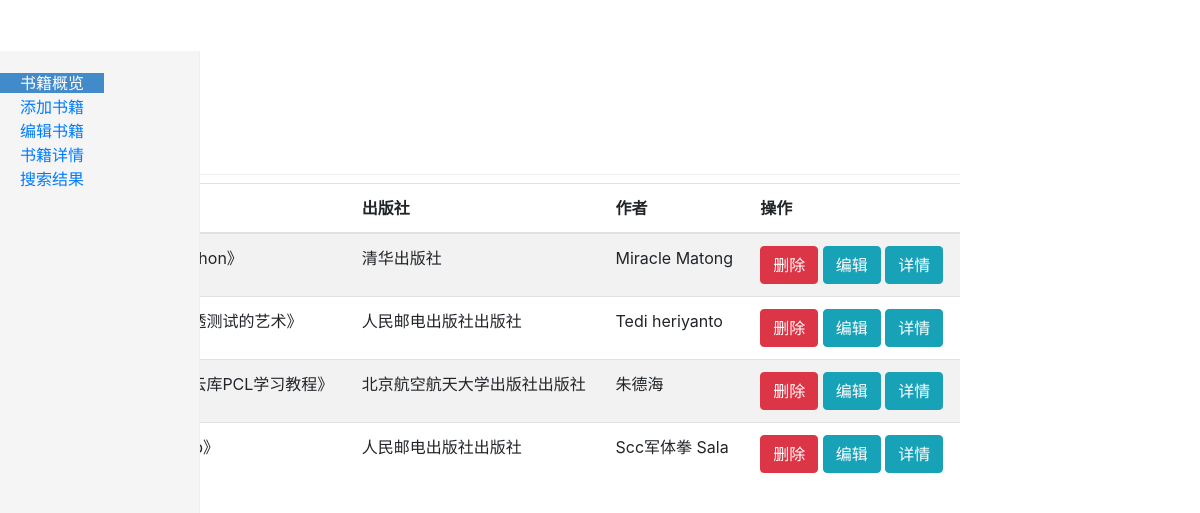
/book/, run on the app's committed database.
### app/models.py (models this page shows)
class Book(models.Model):
    name = models.CharField(max_length=32)
    publish = models.ForeignKey(to=Publish, to_field='id', on_delete=models.CASCADE, null=True)
    category = models.ForeignKey(to=Category, to_field='id', on_delete=models.CASCADE, null=True)
    author = models.ManyToManyField(to=Author)

class Publish(models.Model):
    name = models.CharField(max_length=32)
    city = models.CharField(max_length=32, null=True, default="不详")
    tel = models.CharField(max_length=32, null=True, default="不详")
    email = models.EmailField(max_length=32, null=True, default="不详")
    description = models.CharField(max_length=32, null=True, default="无")

class Author(models.Model):
    name = models.CharField(max_length=32)
    description = models.CharField(max_length=32, null=True, default="无")
    age = models.IntegerField(null=True, default=0)
    country = models.CharField(max_length=32, null=True, default="不详")
    postcode = models.CharField(max_length=7, null=True, default='不详')

### app/views.py (the view)
# urls.py: path('book/', views.book),
def book(request):
    publishs = Publish.objects.all()
    books = Book.objects.all()
    authors = Author.objects.all()
    context = {
        'publishs': publishs,
        'books': books,
        'authors': authors
    }
    return render(request, 'book.html', context)

### templates/book.html (shortened to what this page needs)
<!DOCTYPE html>
<html lang="zh-CN">
<head>
    <link rel="stylesheet" href="/static/bs/css/bootstrap.css">
    <link href="/static/css/dashboard.css" rel="stylesheet">
</head>
<body>
<nav class="navbar navbar-inverse navbar-fixed-top">
    <div class="container-fluid">
        <div class="navbar-header">
            <button type="button" class="navbar-toggle collapsed" data-toggle="collapse" data-target="#navbar"
                    aria-expanded="false" aria-controls="navbar">
            </button>
            <a class="navbar-brand" href="/book/">Books Manage</a>
        </div>
    </div>
</nav>
<div class="container-fluid">
    <div class="row">
        <div class="col-sm-3 col-md-2 sidebar">
            <ul class="nav nav-sidebar">
                <li {% block active_book %}class="active" {% endblock %}><a href="/book/">书籍概览 <span class="sr-only">(current)</span></a></li>
                <li {% block active_addbook %} {% endblock %}><a href="/addbook/">添加书籍</a></li>
                <li {% block active_editbook %} {% endblock %}><a href="#">编辑书籍</a></li>
                <li {% block active_details %} {% endblock %}><a href="#">书籍详情</a></li>
                <li {% block active_searchbook %} {% endblock %}><a href="/searchbook/">搜索结果</a></li>
            </ul>
        </div>
        <div class="col-sm-9 col-sm-offset-3 col-md-10 col-md-offset-2 main">
            <h2 class="sub-header">{% block title %}书籍概览{% endblock %}</h2>
            {% block table %}
            <div class="table-responsive">
                    <table class="table table-striped table-hover">
                        <thead>
                        <tr>
                            <th>类别</th>
                            <th>书名</th>
                            <th>出版社</th>
                            <th>作者</th>
                            <th>操作</th>
                        </tr>
                        </thead>
                        <tbody>
                        {% for book in books %}
                            <tr>
                                <td>{{ book.category.name }}</td>
                                <td>《{{ book.name }}》</td>
                                <td>{{ book.publish.name }}出版社</td>
                                <td>
                                    {% for author in book.author.all %}
                                        {{ author.name }}
                                    {% endfor %}
                                </td>
                                <td>
                                    <a class="btn btn-danger" href="/del/{{ book.id }}/">删除</a>
                                    <a class="btn btn-info" href="/edit/{{ book.id }}/">编辑</a>
                                    <a class="btn btn-info" href="/details/{{ book.id }}/">详情</a>
                                </td>
                            </tr>
                        {% endfor %}
                        </tbody>
                    </table>
            </div>
            {% endblock %}
        </div>
    </div>
</div>
</body>
</html>

### static/css/dashboard.css (style rules this page uses)
body { padding-top: 50px; }
.sub-header { padding-bottom: 10px; border-bottom: 1px solid #eee; }
.navbar-fixed-top { border: 0; }
.sidebar { display: none; }
@media (min-width: 768px) { .sidebar { position: fixed; top: 51px; bottom: 0; left: 0; z-index: 1000; display: block; padding: 20px; overflow-x: hidden; overflow-y: auto; background-color: #f5f5f5; border-right: 1px solid #eee; } }
.nav-sidebar { margin-right: -21px; margin-bottom: 20px; margin-left: -20px; }
.nav-sidebar > li > a { padding-right: 20px; padding-left: 20px; }
.nav-sidebar > .active > a, .nav-sidebar > .active > a:hover, .nav-sidebar > .active > a:focus { color: #fff; background-color: #428bca; }
.main { padding: 20px; }
@media (min-width: 768px) { .main { padding-right: 40px; padding-left: 40px; } }

### data on the page
Book: name "python", publish.name "清华"
Author: name "Miracle"
Author: name "Matong"
Book: name "渗透测试的艺术", publish.name "人民邮电出版社"
Author: name "Tedi"
Author: name "heriyanto"
Book: name "点云库PCL学习教程", publish.name "北京航空航天大学出版社"
Author: name "朱德海"
Book: publish.name "人民邮电出版社"
Author: name "Scc军体拳"
Author: name "Sala"
